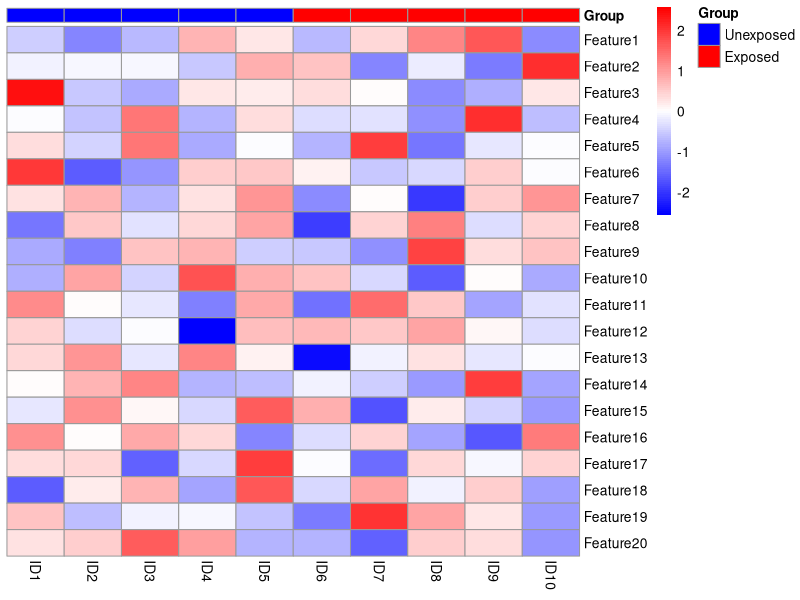
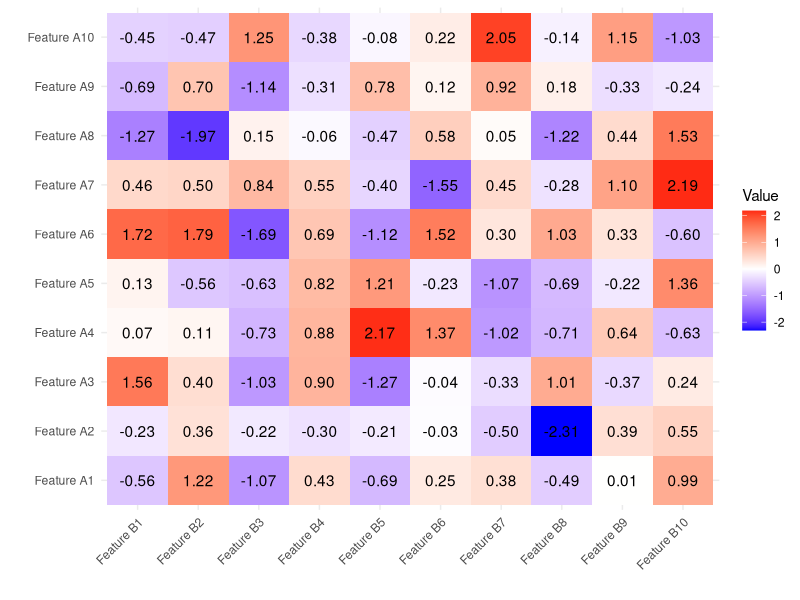

These figures' R source, in order:
##################################################
#   Advanced heatmap using simulated data 
################################################## 
# Example 1 using pheatmap ---- 
# install.packages("pheatmap")
library(pheatmap)

set.seed(123)

mat <- matrix(rnorm(200), nrow = 20)
rownames(mat) <- paste0("Feature", 1:20)
colnames(mat) <- paste0("ID", 1:10)

# Column annotation
annotation_col <- data.frame(
  Group = rep(c("Unexposed", "Exposed"), each = 5)
)
rownames(annotation_col) <- colnames(mat)

# Colors
ann_colors <- list(
  Group = c(Unexposed = "blue", Exposed = "red")
)

pheatmap(mat,
         scale = "row",
         annotation_col = annotation_col,
         annotation_colors = ann_colors,
         clustering_method = "complete",
         color = colorRampPalette(c("blue", "white", "red"))(100),
         cluster_rows = FALSE, # or could set to TRUE if let r find the clustering pattern 
         cluster_cols = FALSE)

gc() 

# Example 2 using ggplot2 ---- 
library(ggplot2)
library(reshape2)

set.seed(123)

mat <- matrix(rnorm(100), nrow = 10)
rownames(mat) <- paste0("Feature A", 1:10)
colnames(mat) <- paste0("Feature B", 1:10)

df <- melt(mat)

ggplot(df, aes(Var2, Var1, fill = value)) +
  geom_tile() +
  scale_fill_gradient2(low = "blue", mid = "white", high = "red") +
  geom_text(aes(label = sprintf("%.2f", value))) + 
  #geom_text(aes(label = ifelse(abs(value) > 1, round(value,2), ""))) + # for only showing important values meeting threshold 
  theme_minimal() +
  theme(axis.text.x = element_text(angle = 45, hjust = 1)) +
  labs(x = "", y = "", fill = "Value") 

gc() 
